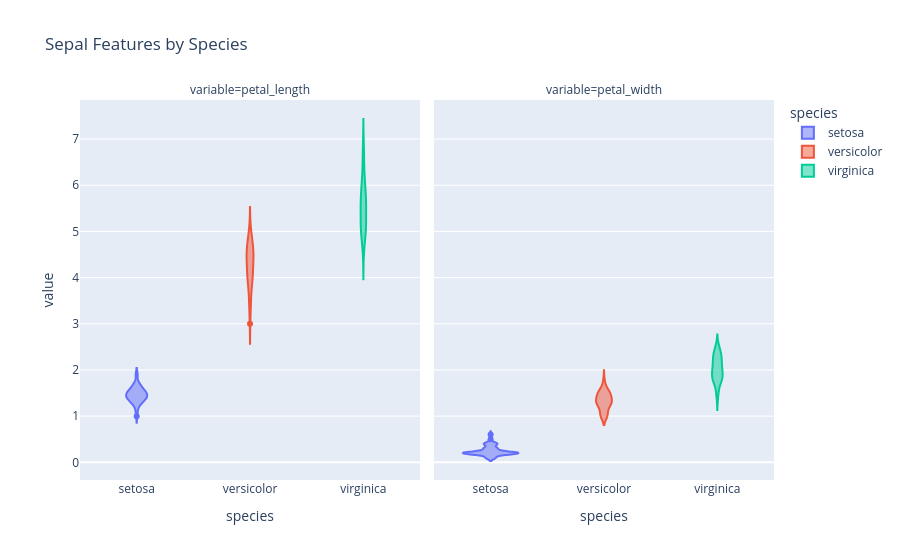

Notebook cell for this chart:
### Markdown cell above
**Petal Features by Species**

Provides a violin for petal length and width

### Code cell
px.violin(petal_df, x="species", y="value", 
            facet_col="variable", color="species",
            title="Sepal Features by Species")

### Figure 1 — Plotly figure (JSON) as saved in the notebook; plotly's stock layout.template omitted (floating-point values rounded to 4 significant figures)
{"data": [{"alignmentgroup": "True", "box": {"visible": false}, "hovertemplate": "species=%{x}<br>variable=petal_length<br>value=%{y}<extra></extra>", "legendgroup": "setosa", "marker": {"color": "#636efa"}, "name": "setosa", "offsetgroup": "setosa", "orientation": "v", "scalegroup": "True", "showlegend": true, "type": "violin", "x": ["setosa", "setosa", "setosa", "setosa", "setosa", "setosa", "setosa", "setosa", "setosa", "setosa", "setosa", "setosa", "setosa", "setosa", "setosa", "setosa", "setosa", "setosa", "setosa", "setosa", "setosa", "setosa", "setosa", "setosa", "setosa", "setosa", "setosa", "setosa", "setosa", "setosa", "setosa", "setosa", "setosa", "setosa", "setosa", "setosa", "setosa", "setosa", "setosa", "setosa", "setosa", "setosa", "setosa", "setosa", "setosa", "setosa", "setosa", "setosa", "setosa", "setosa"], "x0": " ", "xaxis": "x", "y": [1.4, 1.4, 1.3, 1.5, 1.4, 1.7, 1.4, 1.5, 1.4, 1.5, 1.5, 1.6, 1.4, 1.1, 1.2, 1.5, 1.3, 1.4, 1.7, 1.5, 1.7, 1.5, 1.0, 1.7, 1.9, 1.6, 1.6, 1.5, 1.4, 1.6, 1.6, 1.5, 1.5, 1.4, 1.5, 1.2, 1.3, 1.4, 1.3, 1.5, 1.3, 1.3, 1.3, 1.6, 1.9, 1.4, 1.6, 1.4, 1.5, 1.4], "y0": " ", "yaxis": "y"}, {"alignmentgroup": "True", "box": {"visible": false}, "hovertemplate": "species=%{x}<br>variable=petal_width<br>value=%{y}<extra></extra>", "legendgroup": "setosa", "marker": {"color": "#636efa"}, "name": "setosa", "offsetgroup": "setosa", "orientation": "v", "scalegroup": "True", "showlegend": false, "type": "violin", "x": ["setosa", "setosa", "setosa", "setosa", "setosa", "setosa", "setosa", "setosa", "setosa", "setosa", "setosa", "setosa", "setosa", "setosa", "setosa", "setosa", "setosa", "setosa", "setosa", "setosa", "setosa", "setosa", "setosa", "setosa", "setosa", "setosa", "setosa", "setosa", "setosa", "setosa", "setosa", "setosa", "setosa", "setosa", "setosa", "setosa", "setosa", "setosa", "setosa", "setosa", "setosa", "setosa", "setosa", "setosa", "setosa", "setosa", "setosa", "setosa", "setosa", "setosa"], "x0": " ", "xaxis": "x2", "y": [0.2, 0.2, 0.2, 0.2, 0.2, 0.4, 0.3, 0.2, 0.2, 0.1, 0.2, 0.2, 0.1, 0.1, 0.2, 0.4, 0.4, 0.3, 0.3, 0.3, 0.2, 0.4, 0.2, 0.5, 0.2, 0.2, 0.4, 0.2, 0.2, 0.2, 0.2, 0.4, 0.1, 0.2, 0.2, 0.2, 0.2, 0.1, 0.2, 0.2, 0.3, 0.3, 0.2, 0.6, 0.4, 0.3, 0.2, 0.2, 0.2, 0.2], "y0": " ", "yaxis": "y2"}, {"alignmentgroup": "True", "box": {"visible": false}, "hovertemplate": "species=%{x}<br>variable=petal_length<br>value=%{y}<extra></extra>", "legendgroup": "versicolor", "marker": {"color": "#EF553B"}, "name": "versicolor", "offsetgroup": "versicolor", "orientation": "v", "scalegroup": "True", "showlegend": true, "type": "violin", "x": ["versicolor", "versicolor", "versicolor", "versicolor", "versicolor", "versicolor", "versicolor", "versicolor", "versicolor", "versicolor", "versicolor", "versicolor", "versicolor", "versicolor", "versicolor", "versicolor", "versicolor", "versicolor", "versicolor", "versicolor", "versicolor", "versicolor", "versicolor", "versicolor", "versicolor", "versicolor", "versicolor", "versicolor", "versicolor", "versicolor", "versicolor", "versicolor", "versicolor", "versicolor", "versicolor", "versicolor", "versicolor", "versicolor", "versicolor", "versicolor", "versicolor", "versicolor", "versicolor", "versicolor", "versicolor", "versicolor", "versicolor", "versicolor", "versicolor", "versicolor"], "x0": " ", "xaxis": "x", "y": [4.7, 4.5, 4.9, 4.0, 4.6, 4.5, 4.7, 3.3, 4.6, 3.9, 3.5, 4.2, 4.0, 4.7, 3.6, 4.4, 4.5, 4.1, 4.5, 3.9, 4.8, 4.0, 4.9, 4.7, 4.3, 4.4, 4.8, 5.0, 4.5, 3.5, 3.8, 3.7, 3.9, 5.1, 4.5, 4.5, 4.7, 4.4, 4.1, 4.0, 4.4, 4.6, 4.0, 3.3, 4.2, 4.2, 4.2, 4.3, 3.0, 4.1], "y0": " ", "yaxis": "y"}, {"alignmentgroup": "True", "box": {"visible": false}, "hovertemplate": "species=%{x}<br>variable=petal_width<br>value=%{y}<extra></extra>", "legendgroup": "versicolor", "marker": {"color": "#EF553B"}, "name": "versicolor", "offsetgroup": "versicolor", "orientation": "v", "scalegroup": "True", "showlegend": false, "type": "violin", "x": ["versicolor", "versicolor", "versicolor", "versicolor", "versicolor", "versicolor", "versicolor", "versicolor", "versicolor", "versicolor", "versicolor", "versicolor", "versicolor", "versicolor", "versicolor", "versicolor", "versicolor", "versicolor", "versicolor", "versicolor", "versicolor", "versicolor", "versicolor", "versicolor", "versicolor", "versicolor", "versicolor", "versicolor", "versicolor", "versicolor", "versicolor", "versicolor", "versicolor", "versicolor", "versicolor", "versicolor", "versicolor", "versicolor", "versicolor", "versicolor", "versicolor", "versicolor", "versicolor", "versicolor", "versicolor", "versicolor", "versicolor", "versicolor", "versicolor", "versicolor"], "x0": " ", "xaxis": "x2", "y": [1.4, 1.5, 1.5, 1.3, 1.5, 1.3, 1.6, 1.0, 1.3, 1.4, 1.0, 1.5, 1.0, 1.4, 1.3, 1.4, 1.5, 1.0, 1.5, 1.1, 1.8, 1.3, 1.5, 1.2, 1.3, 1.4, 1.4, 1.7, 1.5, 1.0, 1.1, 1.0, 1.2, 1.6, 1.5, 1.6, 1.5, 1.3, 1.3, 1.3, 1.2, 1.4, 1.2, 1.0, 1.3, 1.2, 1.3, 1.3, 1.1, 1.3], "y0": " ", "yaxis": "y2"}, {"alignmentgroup": "True", "box": {"visible": false}, "hovertemplate": "species=%{x}<br>variable=petal_length<br>value=%{y}<extra></extra>", "legendgroup": "virginica", "marker": {"color": "#00cc96"}, "name": "virginica", "offsetgroup": "virginica", "orientation": "v", "scalegroup": "True", "showlegend": true, "type": "violin", "x": ["virginica", "virginica", "virginica", "virginica", "virginica", "virginica", "virginica", "virginica", "virginica", "virginica", "virginica", "virginica", "virginica", "virginica", "virginica", "virginica", "virginica", "virginica", "virginica", "virginica", "virginica", "virginica", "virginica", "virginica", "virginica", "virginica", "virginica", "virginica", "virginica", "virginica", "virginica", "virginica", "virginica", "virginica", "virginica", "virginica", "virginica", "virginica", "virginica", "virginica", "virginica", "virginica", "virginica", "virginica", "virginica", "virginica", "virginica", "virginica", "virginica", "virginica"], "x0": " ", "xaxis": "x", "y": [6.0, 5.1, 5.9, 5.6, 5.8, 6.6, 4.5, 6.3, 5.8, 6.1, 5.1, 5.3, 5.5, 5.0, 5.1, 5.3, 5.5, 6.7, 6.9, 5.0, 5.7, 4.9, 6.7, 4.9, 5.7, 6.0, 4.8, 4.9, 5.6, 5.8, 6.1, 6.4, 5.6, 5.1, 5.6, 6.1, 5.6, 5.5, 4.8, 5.4, 5.6, 5.1, 5.1, 5.9, 5.7, 5.2, 5.0, 5.2, 5.4, 5.1], "y0": " ", "yaxis": "y"}, {"alignmentgroup": "True", "box": {"visible": false}, "hovertemplate": "species=%{x}<br>variable=petal_width<br>value=%{y}<extra></extra>", "legendgroup": "virginica", "marker": {"color": "#00cc96"}, "name": "virginica", "offsetgroup": "virginica", "orientation": "v", "scalegroup": "True", "showlegend": false, "type": "violin", "x": ["virginica", "virginica", "virginica", "virginica", "virginica", "virginica", "virginica", "virginica", "virginica", "virginica", "virginica", "virginica", "virginica", "virginica", "virginica", "virginica", "virginica", "virginica", "virginica", "virginica", "virginica", "virginica", "virginica", "virginica", "virginica", "virginica", "virginica", "virginica", "virginica", "virginica", "virginica", "virginica", "virginica", "virginica", "virginica", "virginica", "virginica", "virginica", "virginica", "virginica", "virginica", "virginica", "virginica", "virginica", "virginica", "virginica", "virginica", "virginica", "virginica", "virginica"], "x0": " ", "xaxis": "x2", "y": [2.5, 1.9, 2.1, 1.8, 2.2, 2.1, 1.7, 1.8, 1.8, 2.5, 2.0, 1.9, 2.1, 2.0, 2.4, 2.3, 1.8, 2.2, 2.3, 1.5, 2.3, 2.0, 2.0, 1.8, 2.1, 1.8, 1.8, 1.8, 2.1, 1.6, 1.9, 2.0, 2.2, 1.5, 1.4, 2.3, 2.4, 1.8, 1.8, 2.1, 2.4, 2.3, 1.9, 2.3, 2.5, 2.3, 1.9, 2.0, 2.3, 1.8], "y0": " ", "yaxis": "y2"}], "layout": {"annotations": [{"font": {}, "showarrow": false, "text": "variable=petal_length", "x": 0.245, "xanchor": "center", "xref": "paper", "y": 1, "yanchor": "bottom", "yref": "paper"}, {"font": {}, "showarrow": false, "text": "variable=petal_width", "x": 0.755, "xanchor": "center", "xref": "paper", "y": 1, "yanchor": "bottom", "yref": "paper"}], "legend": {"title": {"text": "species"}, "tracegroupgap": 0}, "title": {"text": "Sepal Features by Species"}, "violinmode": "overlay", "xaxis": {"anchor": "y", "categoryarray": ["setosa", "versicolor", "virginica"], "categoryorder": "array", "domain": [0, 0.49], "title": {"text": "species"}}, "xaxis2": {"anchor": "y2", "categoryarray": ["setosa", "versicolor", "virginica"], "categoryorder": "array", "domain": [0.51, 1], "matches": "x", "title": {"text": "species"}}, "yaxis": {"anchor": "x", "domain": [0, 1], "title": {"text": "value"}}, "yaxis2": {"anchor": "x2", "domain": [0, 1], "matches": "y", "showticklabels": false}}}
